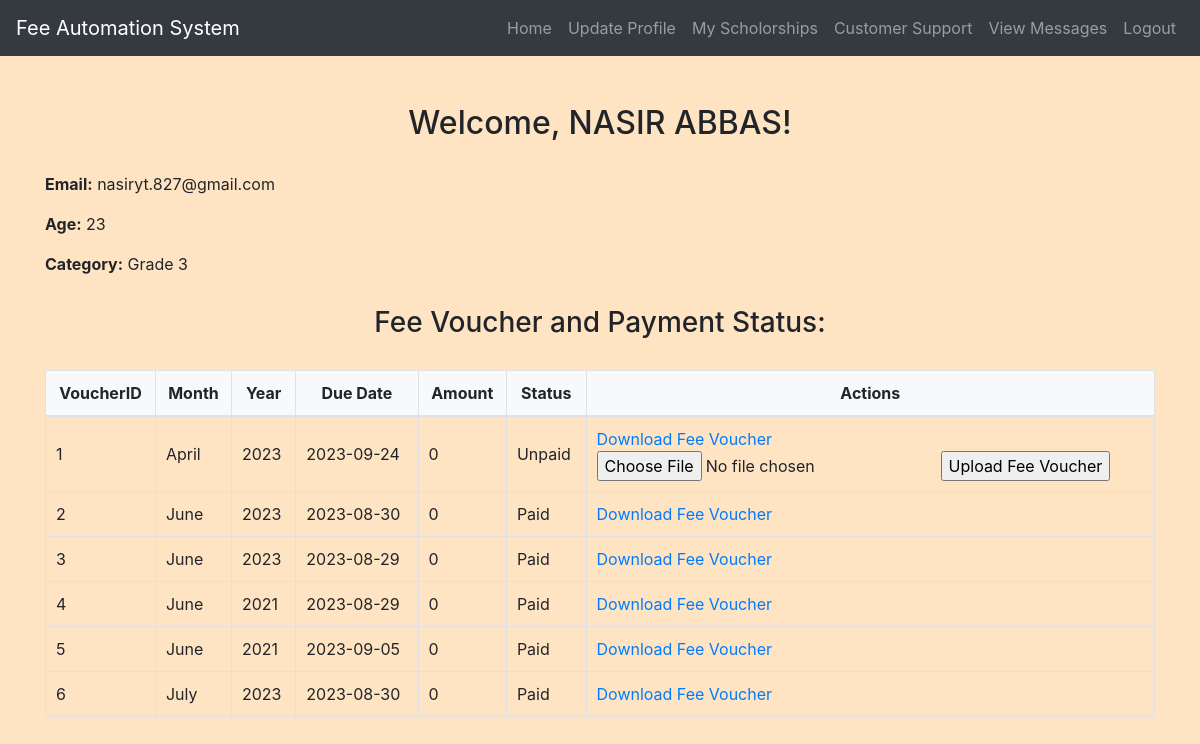
Page /home.php (signed in) on the committed database.
### tables this page shows
CREATE TABLE `fee_vouchers` (
  `VoucherID` int(11) NOT NULL,
  `userID` int(11) DEFAULT NULL,
  `Month` varchar(255) DEFAULT NULL,
  `Year` int(11) DEFAULT NULL,
  `DueDate` date DEFAULT NULL,
  `Amount` int(11) DEFAULT NULL,
  `Status` varchar(255) DEFAULT NULL
);

### home.php (the view, shortened to what this page needs)
<?php
include('config.php');
$user_id = $_SESSION["id"];
$sql = "SELECT u.id, u.username, u.email, u.age, c.name AS category_name
        FROM users AS u
        LEFT JOIN categories AS c ON u.category_id = c.id
        WHERE u.id = ?";
$stmt = mysqli_prepare($conn, $sql);
mysqli_stmt_bind_param($stmt, "i", $user_id);
mysqli_stmt_execute($stmt);
mysqli_stmt_bind_result($stmt, $fetched_id, $username, $email, $age, $category_name);
$feeVoucherQuery = "SELECT VoucherID, Month, Year, DueDate, Amount, Status
                    FROM fee_vouchers
                    WHERE userID = ?";
$stmt = mysqli_prepare($conn, $feeVoucherQuery);
mysqli_stmt_bind_param($stmt, "i", $user_id);
mysqli_stmt_execute($stmt);
$feeVoucherResult = mysqli_stmt_get_result($stmt);
?>
<!DOCTYPE html>
<html>
<head>
    <link rel="stylesheet" href="https://maxcdn.bootstrapcdn.com/bootstrap/4.5.2/css/bootstrap.min.css">
    <link rel="stylesheet" href="./css/style.css">
</head>
<body>
<?php include('navbar.php'); ?>
<div class="container mt-5">
    <h2>Welcome, <?php echo $username; ?>!</h2>
    <p><strong>Email:</strong> <?php echo $email; ?></p>
    <p><strong>Age:</strong> <?php echo $age; ?></p>
    <p><strong>Category:</strong> <?php echo $category_name; ?></p>
    <h3>Fee Voucher and Payment Status:</h3>
    <table class="table">
        <thead>
            <tr>
                <th>VoucherID</th>
                <th>Month</th>
                <th>Year</th>
                <th>Due Date</th>
                <th>Amount</th>
                <th>Status</th>
                <th>Actions</th>
            </tr>
        </thead>
        <tbody>
            <?php
            while ($row = mysqli_fetch_assoc($feeVoucherResult)) {
                echo "<tr>";
                echo "<td>" . $row['VoucherID'] . "</td>";
                echo "<td>" . $row['Month'] . "</td>";
                echo "<td>" . $row['Year'] . "</td>";
                echo "<td>" . $row['DueDate'] . "</td>";
                echo "<td>" . $row['Amount'] . "</td>";
                echo "<td>" . $row['Status'] . "</td>";
                echo "<td>";
                if ($row['Status'] == 'Unpaid') {
                    echo "<a href='generate_fee_voucher_pdf.php?voucher_id=" . $row['VoucherID'] . "' target='_blank'>Download Fee Voucher</a>";
                    echo "<form action='upload_fee_voucher.php' method='post' enctype='multipart/form-data'>";
                    echo "<input type='file' name='voucher_file'>";
                    echo "<input type='submit' value='Upload Fee Voucher'>";
                    echo "</form>";
                } elseif ($row['Status'] == 'Paid') {
                    echo "<a href='generate_fee_voucher_pdf.php?voucher_id=" . $row['VoucherID'] . "' target='_blank'>Download Fee Voucher</a>";
                }
                echo "</td>";
                echo "</tr>";
            }
            ?>
        </tbody>
    </table>
</div>
</body>
</html>

### navbar.php (shortened to what this page needs)
<nav class="navbar navbar-expand-lg navbar-dark bg-dark">
    <a class="navbar-brand" href="home.php">Fee Automation System</a>
    <div class="collapse navbar-collapse" id="navbarNav">
        <ul class="navbar-nav ml-auto">
            <?php
            if (isset($_SESSION["id"]) && !empty($_SESSION["id"])) {
                echo '<li class="nav-item"><a class="nav-link" href="home.php">Home</a></li>';
                echo '<li class="nav-item"><a class="nav-link" href="update_profile.php">Update Profile</a></li>';
                echo '<li class="nav-item"><a class="nav-link" href="scholorships.php">My Scholorships</a></li>';
                echo '<li class="nav-item"><a class="nav-link" href="contact_support.php">Customer Support</a></li>';
                echo '<li class="nav-item"><a class="nav-link" href="view_messages.php">View Messages</a></li>';
                echo '<li class="nav-item"><a class="nav-link" href="logout.php">Logout</a></li>';
            } else {
                echo '<li class="nav-item"><a class="nav-link" href="register.php">Register</a></li>';
                echo '<li class="nav-item"><a class="nav-link" href="login.php">Login</a></li>';
                echo '<li class="nav-item"><a class="nav-link" href="./admin/admin_login.php">Admin Login</a></li>';
            }
            ?>
        </ul>
    </div>
</nav>

### css/style.css (style rules this page uses)
body { background-color: bisque; }
h1, h2, h3, h4 { text-align: center; margin-top: 30px; margin-bottom: 30px; }
.table { width: 100%; border-collapse: collapse; margin-top: 20px; }
.table th, .table td { padding: 10px; border: 1px solid #dee2e6; }
.table thead th { background-color: #f8f9fa; font-weight: bold; text-align: center; }
.table tbody td { vertical-align: middle; }

### rows in the picture
fee_vouchers: VoucherID "1", Month "April", Year "2023", DueDate "2023-09-24", Amount "0", Status "Unpaid"
fee_vouchers: VoucherID "2", Month "June", Year "2023", DueDate "2023-08-30", Amount "0", Status "Paid"
fee_vouchers: VoucherID "3", Month "June", Year "2023", DueDate "2023-08-29", Amount "0", Status "Paid"
fee_vouchers: VoucherID "4", Month "June", Year "2021", DueDate "2023-08-29", Amount "0", Status "Paid"
fee_vouchers: VoucherID "5", Month "June", Year "2021", DueDate "2023-09-05", Amount "0", Status "Paid"
fee_vouchers: VoucherID "6", Month "July", Year "2023", DueDate "2023-08-30", Amount "0", Status "Paid"

### other values in the picture
$username "NASIR ABBAS"
$email "nasiryt.827@gmail.com"
$age "23"
$category_name "Grade 3"
